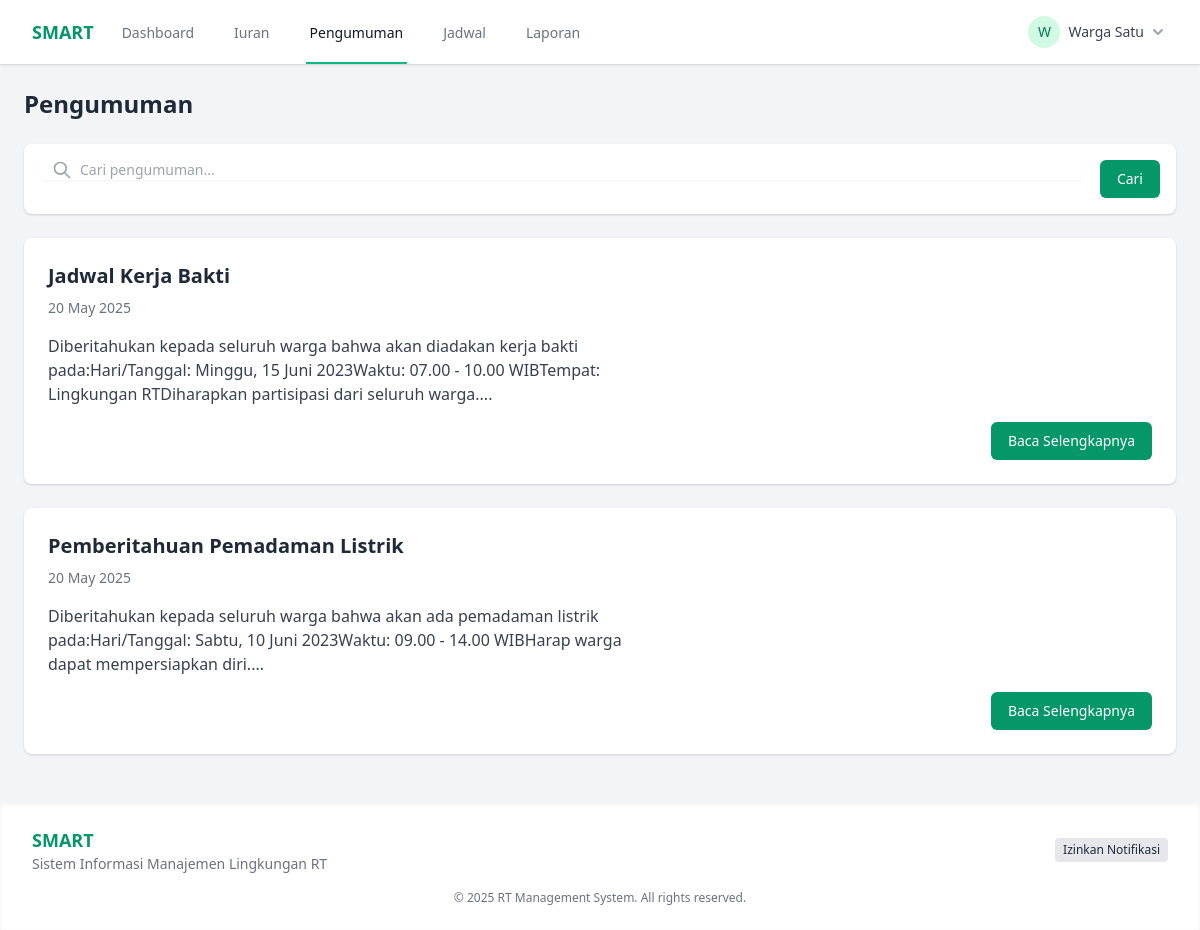
/announcements (signed in), run on the app's committed database.
### tables this page shows
CREATE TABLE IF NOT EXISTS announcements (
    id INT AUTO_INCREMENT PRIMARY KEY,
    title VARCHAR(200) NOT NULL,
    content TEXT NOT NULL,
    type VARCHAR(30) NOT NULL DEFAULT 'general',  
    start_date DATE DEFAULT NULL,  
    end_date DATE DEFAULT NULL,  
    image_url VARCHAR(255) DEFAULT NULL,  
    is_pinned TINYINT(1) NOT NULL DEFAULT '0',  
    created_at DATETIME DEFAULT CURRENT_TIMESTAMP,
    updated_at DATETIME ON UPDATE CURRENT_TIMESTAMP
);

### app/controllers/ResidentController.php (called while the page is built, shortened)
<?php
class ResidentController {
    public function announcements() {
        $announcementModel = new Announcement();
        $page = isset($_GET['page']) ? (int)$_GET['page'] : 1;
        $limit = 10;
        $offset = ($page - 1) * $limit;
        $search = isset($_GET['search']) ? $_GET['search'] : '';
        $announcements = $announcementModel->getAll($limit, $offset, $search);
        $totalAnnouncements = $announcementModel->countAll($search);
        $totalPages = ceil($totalAnnouncements / $limit);
        $data = [
            'announcements' => $announcements,
            'currentPage' => $page,
            'totalPages' => $totalPages,
            'search' => $search
        ];
        require_once BASE_PATH . '/app/views/resident/announcements.php';
    }
}

### public/index.php (called while the page is built, shortened)
<?php
require_once BASE_PATH . '/config/database.php';
spl_autoload_register(function ($class) {
    $class = str_replace('\\', DIRECTORY_SEPARATOR, $class);
    $file = BASE_PATH . DIRECTORY_SEPARATOR . $class . '.php';
});
require_once BASE_PATH . '/routes/web.php';
$url = isset($_GET['url']) ? $_GET['url'] : '';
$url = rtrim($url, '/');
Router::route($url);

### config/database.php (called while the page is built, shortened)
<?php
class Database {
    private static $instance = null;
    private $connection;
    private function __construct() {
        try {
            $this->connection = new PDO(
                'mysql:host=' . DB_HOST . ';dbname=' . DB_NAME . ';charset=utf8mb4',
                DB_USER,
                DB_PASS,
                [
                    PDO::ATTR_ERRMODE => PDO::ERRMODE_EXCEPTION,
                    PDO::ATTR_DEFAULT_FETCH_MODE => PDO::FETCH_ASSOC,
                    PDO::ATTR_EMULATE_PREPARES => false
                ]
            );
        } catch (PDOException $e) {
            die('Database Connection Error: ' . $e->getMessage());
        }
    }
    public static function getInstance() {
        if (self::$instance === null) {
            self::$instance = new self();
        }
        return self::$instance;
    }
    public function getConnection() {
        return $this->connection;
    }
}

### app/models/Announcement.php (called while the page is built, shortened)
<?php
class Announcement {
    private $db;
    public function __construct() {
        $this->db = \Database::getInstance()->getConnection();
    }
    public function getAll($limit = 10, $offset = 0, $type = '', $date_from = '', $date_to = '', $search = '') {
        $sql = "SELECT * FROM announcements WHERE 1=1";
        $params = [];
        $sql .= " ORDER BY created_at DESC LIMIT :limit OFFSET :offset";
        $stmt = $this->db->prepare($sql);
        $stmt->bindValue(':limit', $limit, \PDO::PARAM_INT);
        $stmt->bindValue(':offset', $offset, \PDO::PARAM_INT);
        $stmt->execute();
        return $stmt->fetchAll();
    }
    public function countAll($type = '', $date_from = '', $date_to = '', $search = '') {
        $sql = "SELECT COUNT(*) FROM announcements WHERE 1=1";
        $params = [];
        $stmt = $this->db->prepare($sql);
        $stmt->execute();
        return (int) $stmt->fetchColumn();
    }
}

### app/views/resident/announcements.php (the view, shortened to what this page needs)
<!DOCTYPE html>
<html lang="id">
<head>
    <link href="https://cdn.jsdelivr.net/npm/tailwindcss@2.2.19/dist/tailwind.min.css" rel="stylesheet">
    <link rel="stylesheet" href="/css/styles.css">
</head>
<body class="bg-gray-100 min-h-screen flex flex-col">
    <?php include BASE_PATH . '/app/views/components/resident_header.php'; ?>
    <main class="flex-1 p-4 md:p-6">
        <div class="max-w-7xl mx-auto">
            <h1 class="text-2xl font-bold text-gray-800 mb-6">Pengumuman</h1>
            <div class="bg-white rounded-lg shadow mb-6">
                <div class="p-4">
                    <form action="/announcements" method="GET" class="flex flex-col md:flex-row gap-4">
                        <div class="flex-1">
                            <div class="relative rounded-md shadow-sm">
                                <div class="absolute inset-y-0 left-0 pl-3 flex items-center pointer-events-none">
                                </div>
                                <input type="text" name="search" id="search" class="focus:ring-green-500 focus:border-green-500 block w-full pl-10 sm:text-sm border-gray-300 rounded-md" placeholder="Cari pengumuman..." value="<?= htmlspecialchars($data['search']) ?>">
                            </div>
                        </div>
                        <div>
                            <button type="submit" class="w-full inline-flex items-center justify-center px-4 py-2 border border-transparent text-sm font-medium rounded-md shadow-sm text-white bg-green-600 hover:bg-green-700 focus:outline-none focus:ring-2 focus:ring-offset-2 focus:ring-green-500">
                                Cari
                            </button>
                        </div>
                    </form>
                </div>
            </div>
            <div class="space-y-6">
                <?php if (empty($data['announcements'])): ?>
                    <div class="bg-white rounded-lg shadow p-6 text-center">
                        <p class="text-gray-500">Tidak ada pengumuman</p>
                    </div>
                <?php else: ?>
                    <?php foreach ($data['announcements'] as $announcement): ?>
                        <div class="bg-white rounded-lg shadow overflow-hidden">
                            <div class="p-6">
                                <h2 class="text-xl font-bold text-gray-800 mb-2"><?= htmlspecialchars($announcement['title']) ?></h2>
                                <p class="text-sm text-gray-500 mb-4"><?= date('d F Y', strtotime($announcement['created_at'])) ?></p>
                                <div class="prose max-w-none mb-4">
                                    <?= substr(strip_tags($announcement['content']), 0, 200) ?>...
                                </div>
                                <div class="text-right">
                                    <a href="/announcement/<?= $announcement['id'] ?>" class="inline-flex items-center px-4 py-2 border border-transparent text-sm font-medium rounded-md text-white bg-green-600 hover:bg-green-700 focus:outline-none focus:ring-2 focus:ring-offset-2 focus:ring-green-500">
                                        Baca Selengkapnya
                                    </a>
                                </div>
                            </div>
                        </div>
                    <?php endforeach; ?>
                <?php endif; ?>
            </div>
        </div>
    </main>
    <?php include BASE_PATH . '/app/views/components/resident_footer.php'; ?>
</body>
</html>

### routes/web.php (shortened to what this page needs)
<?php
class Router {
    private static $routes = [];
    public static function register($method, $url, $controller, $action) {
        self::$routes[] = [
            'method' => $method,
            'url' => $url,
            'controller' => $controller,
            'action' => $action
        ];
    }
    public static function route($url) {
        $method = $_SERVER['REQUEST_METHOD'];
        foreach (self::$routes as $route) {
            $pattern = self::convertRouteToRegex($route['url']);
            if ($route['method'] == $method && preg_match($pattern, $url, $matches)) {
                array_shift($matches);
                $controller = new $controllerName();
                call_user_func_array([$controller, $route['action']], $matches);
                return;
            }
        }
    }
    private static function convertRouteToRegex($route) {
        $route = preg_replace('/\:([a-zA-Z0-9]+)/', '([^/]+)', $route);
        return '/^' . str_replace('/', '\/', $route) . '$/';
    }
}

### public/css/styles.css (style rules this page uses)
.prose { max-width: 65ch; color: #374151; }

### data on the page
announcements: title "Jadwal Kerja Bakti", created_at "20 May 2025", content "Diberitahukan kepada seluruh warga bahwa akan diadakan kerja bakti pada:Hari/Tanggal: Minggu, 15 Juni 2023Waktu: 07.00 - 10.00 WIBTempat: Lingkungan RTDiharapkan partisipasi dari seluruh warga."
announcements: title "Pemberitahuan Pemadaman Listrik", created_at "20 May 2025", content "Diberitahukan kepada seluruh warga bahwa akan ada pemadaman listrik pada:Hari/Tanggal: Sabtu, 10 Juni 2023Waktu: 09.00 - 14.00 WIBHarap warga dapat mempersiapkan diri."
